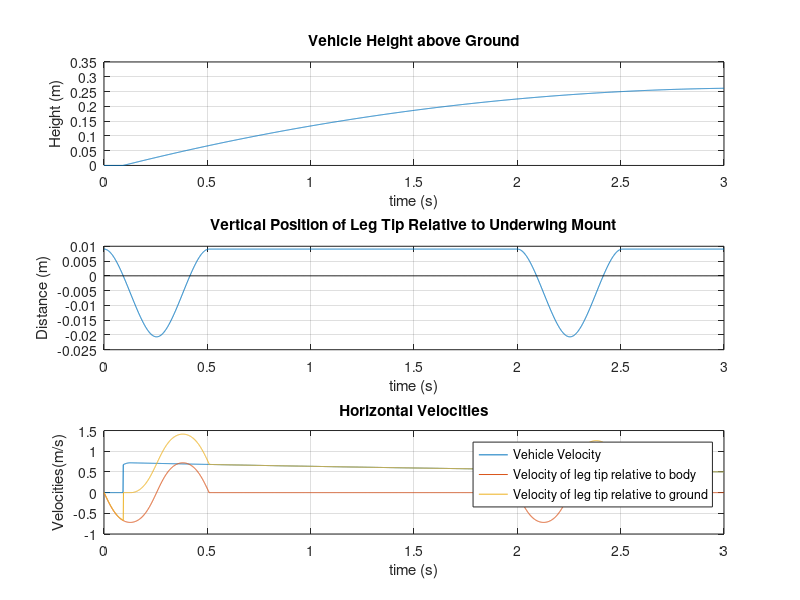
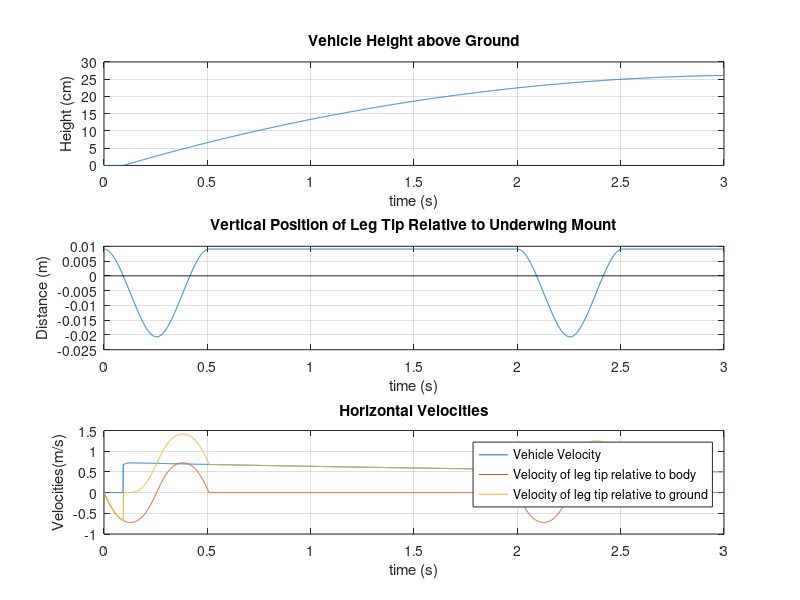
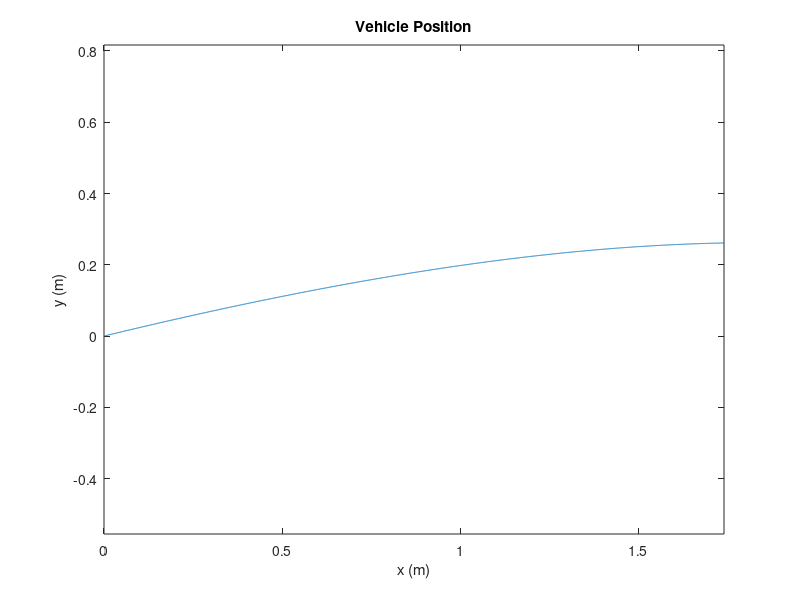
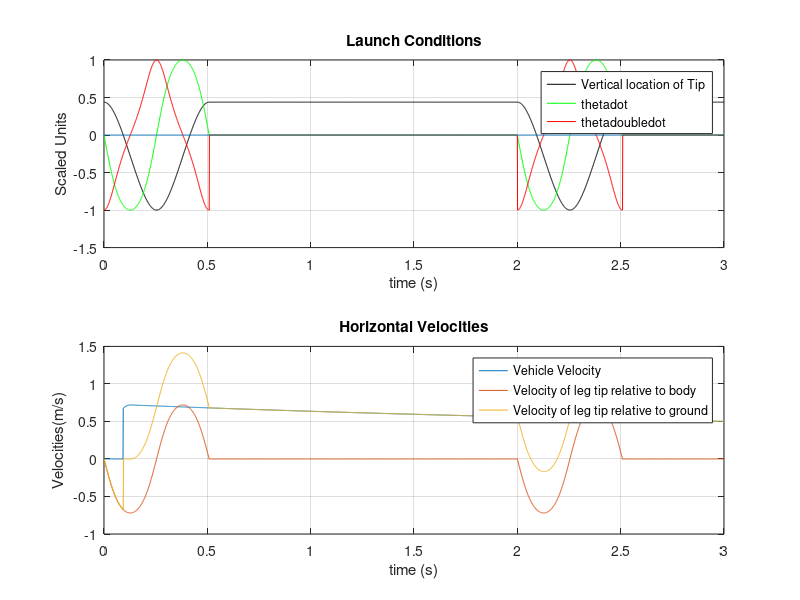

These figures' MATLAB source, in order:
%Skate modeling script
clc;clear;close all;
load SWliftdragdata.mat
load relativetipmotion12_5.mat

%assumptions
%no friction force from tail during glide phase
%y reference starts at height of mount at rest. all references from
%assume constant angle of attack for now
%assume no vertical drag
%assume launch speed of vehicle = max speed of tip of leg
%only forces during launch are from leg
averagespeedsave=[];
d=.5:.1:1.2;
for ii=5
%skate constant values
gravity=-9.81;                                  %acceleration due to gravity (m/s^2)
dwater=1000;                                    %Density of water (kg/m^3)
vehvoleng=632.88;                               %displacement of the vehicle (in^3)
vehvolmet=vehvoleng*1.6387*10^-5;               %displacement of vehicle(m^3)
buoyforce=-vehvolmet*dwater*gravity;            %buoyant force on vehicle
vehiclemass=10.36;                              %total mass of vehicle in kg
additionalmass=1.53-.34;                        %additional ballast (kg)
totalmass=vehiclemass+additionalmass;
gravforce=totalmass*gravity;
dragcoeff=1.72;                                 %calculated from SW flow sim
crossarea=.02135;                               %cross sectional area of bottom of vehicle(m^2)
nutoffset=.0254;                                %distance from origin of tip movement to bottom of nut
tipdiameter=.0254/2;                             %thickness of leg

%assuming constant angle of attack
AoA=1;  %angle of attack
Fl1=interp1(SWdatastruct.AoA.data,SWdatastruct.lift.data,AoA,'linear','extrap'); %lift force at one BL/s at current AoA
if Fl1<0
    Fl1=0;
end
Fd1=interp1(SWdatastruct.AoA.data,SWdatastruct.drag.data,AoA,'linear','extrap'); %drag force at one BL/s at current AoA
V1=.7112*cosd(AoA); %horizontal velocity of flow test (m/s)

%more constants
MS=200000;                          %motor speed (cnts/s)
waitperiod=2%d(ii);                      %period of waiting between strokes
revcnt=101750;                      %1 revolution in cnts
omega=2*pi*MS/revcnt;               %motor speed in rad/s
R2=.0254;                           %radius of center of exterior wheel to connection, 1inch in m
B=0.04572;                          %length from lower leg mount to joint (1.8in in m)
C=0.10795;                          %length from lower leg mount to tip of foot (4.25in in m)
T=2*pi/omega;                       %period of leg
mountangle=12.5;                    %angle of leg mount with respect to the body
alphaleg=mountangle+AoA;            %angle of leg plane(degrees)
legangletravel=1.1781;              %total travel length of leg in radians
tiptravel=legangletravel*C;
tiptravelx=tiptravel*cosd(alphaleg);
tiptravely=tiptravel*sind(alphaleg);

%% simulation
dt=.001;                            %time step
time=0:dt:3;                        %time vector (s)

%initial conditions
i=0;
x=0;
y=0;
Vx=0;
Vy=0;
Ax=0;
Ay=0;
Vtipx=0;
Vtipy=0;
theta=-33.749*pi/180;
thetadot=0;
thetadoubledot=0;
Vxrelative=Vx+Vtipx;
phase=0;

%initialize save variables
xsave=[x];
ysave=[y];
Vxsave=[Vx];
Vysave=[Vy];
Axsave=[Ax];
Aysave=[Ay];
Vtipxsave=[Vtipx];
Vtipysave=[Vtipy];
Vxrelativesave=[Vxrelative];
thetasave=[theta];
thetadotsave=[thetadot];
thetadoubledotsave=[thetadoubledot];
phasesave=[phase];
Tipysave=[];
Tipxsave=[];
Vertaddedmassforcesave=[];
Vertaddedmassforce=0;
%maxtipy=.0373;

strokestart=0;
strokeindex=1;

while i<length(time)
    i=i+1;
    t=time(i);
    if strokeindex==1;
        
        %velocity of tip relative to ground
        Vxrelative= Vx+Vtipx;
        Vyrelative= Vy+Vtipy;
        
        %to start the leg forward with zero speed at time t=0
        phaseshift=pi/2;
        
        %angle of leg about lower leg mount
        theta=asin(R2/B*sin(omega*(t-strokestart)+phaseshift));
        
        %rotational speed of leg
        thetadot=(R2*omega*cos(omega*(t-strokestart)+phaseshift))./(B*sqrt(1-(R2/B)^2*sin(omega*(t-strokestart)+phaseshift).^2));
        
        %radial accleration
        thetadoubledot=(R2^3*omega^2*sin(omega*(t-strokestart)+phaseshift)*cos(omega*(t-strokestart)+phaseshift)^2)/...
            (B^3*(1-(R2^2*(sin(omega*(t-strokestart)+phaseshift))^2/B^2))^(3/2))-(R2*omega^2*sin(omega*(t-strokestart)+phaseshift))/...
            (B*sqrt(1-(R2^2*(sin(omega*(t-strokestart)+phaseshift))^2)/B^2));
        
        %velocity of the tip of the leg relative to the body
        Vtip=thetadot*C;
        Vtipx=cosd(alphaleg)*Vtip;                              %x component of tip velocity
        Vtipy=sind(alphaleg)*Vtip;                              %y component of tip velocity
        
        %position of leg in y direction
        Tipy=sind(alphaleg)*((theta)*C)-0.0185+nutoffset-tipdiameter;
        Tipx=cosd(alphaleg)*theta*C;
        %----------------------------------------
        %note:linear approximation of motion of leg. could be improved by using
        %exact motion calculations or interpolating from data set of tip
        %profile
        %-----------------------------
        
        
        if y<=(-Tipy) && Vxrelative<=0 && thetadoubledot<0 && y>=0
            Vx=-Vtipx;
            Vy=-Vtipy;
            Ax=cosd(alphaleg)*(C*thetadoubledot);
            Ay=0;%sind(alphaleg)*(C*thetadoubledot);
            x=x+Vx*dt;
            y=y+Vy*dt;
            phase=1;
            
        elseif y>0
            % Skate is gliding%%%%%%%%%%%%%%%%%%
            % forces
            liftforce= Vx^2*Fl1/V1^2;  %lift force at current speed
            vertFd=.5*dwater*dragcoeff*crossarea*-Vx;                  %vertical drag force. assumed to be zero
            horizFd=-Vx^2*Fd1/V1^2;
            
            %dimensions of approximate ellipsoid for added mass force
            %calculations
            a=.35;              %forward radius (m)
            b=.07;              %vertical radius(m)
            c=.305;             %side radius (m)
            radfunC= @(intx) (dwater*pi)*(1-intx.^2/a)*c;
            %Vertaddedmass=2*integral(radfunC,0,a);
            %Vertaddedmassforce=0;
            
            Vertaddedmass=dwater*pi*a^2;
            Vertaddedmassforce=0;  %added mass force on a flat plate
            
            %accelerations
            Ax=(horizFd/(totalmass));                              %horizontal acceleration
            Ay=(buoyforce+gravforce+vertFd+liftforce+Vertaddedmassforce)/(totalmass+Vertaddedmass); %vertical acceleration
            
            %update variables
            Vx=Vx+Ax*dt;
            Vy=Vy+Ay*dt;
            x=x+Vx*dt;
            y=y+Vy*dt;
            phase=2;
        else
            phase=0;
            y=0;
            Vx=0;
            Vy=0;
        end
        
        %save variables
        xsave=[xsave,x];
        ysave=[ysave,y];
        Vxsave=[Vxsave,Vx];
        Vysave=[Vysave,Vy];
        Axsave=[Axsave,Ax];
        Aysave=[Aysave,Ay];
        Vtipxsave=[Vtipxsave,Vtipx];
        Vtipysave=[Vtipysave,Vtipy];
        Vxrelativesave=[Vxrelativesave,Vxrelative];
        thetasave=[thetasave,theta];
        thetadotsave=[thetadotsave,thetadot];
        thetadoubledotsave=[thetadoubledotsave,thetadoubledot];
        phasesave=[phasesave,phase];
        Tipysave=[Tipysave,Tipy];
        Tipxsave=[Tipxsave,Tipx];
        Vertaddedmassforcesave=[Vertaddedmassforcesave,Vertaddedmassforce];
        
        if (t-strokestart)>=T
            strokeindex=0;
        end
    else
        Vxrelative= Vx+Vtipx;
        Vyrelative= Vy+Vtipy;
        if y>0
            % Skate is gliding%%%%%%%%%%%%%%%%%%
            % forces
            liftforce= Vx^2*Fl1/V1^2;  %lift force at current speed
            vertFd=.5*dwater*dragcoeff*crossarea*-Vx;                  %vertical drag force. assumed to be zero
            horizFd=-Vx^2*Fd1/V1^2;
           
            %dimensions of approximate ellipsoid for added mass force
            %calculations
            a=.35;              %forward radius (m)
            b=.07;              %vertical radius(m)
            c=.305;             %side radius (m)
            radfunC= @(intx) pi*(1-intx.^2/a)*c;
            %Vertaddedmass=(dwater)*integral(radfunC,-a,a);
            %Vertaddedmassforce=0;
            
            Vertaddedmass=dwater*pi*a^2;
            Vertaddedmassforce=0;  %added mass force on a flat plate
            
            %accelerations
            Ax=(horizFd/(totalmass));                              %horizontal acceleration
            Ay=(buoyforce+gravforce+vertFd+liftforce+Vertaddedmassforce)/(totalmass+Vertaddedmass); %vertical acceleration
            
            %update variables
            Vx=Vx+Ax*dt;
            Vy=Vy+Ay*dt;
            x=x+Vx*dt;
            y=y+Vy*dt;
            phase=2;
        else
            phase=0;
            y=0;
            Vx=0;
            Vy=0;
        end
        
        %radial velocity
        thetadot=0;
        %radial accleration
        thetadoubledot=0;        
        %Tip velocities
        Vtip=thetadot*C;
        Vtipx=cosd(alphaleg)*Vtip;                              %x component of tip velocity
        Vtipy=sind(alphaleg)*Vtip;                              %y component of tip velocity
        
        
        %save variables
        xsave=[xsave,x];
        ysave=[ysave,y];
        Vxsave=[Vxsave,Vx];
        Vysave=[Vysave,Vy];
        Axsave=[Axsave,Ax];
        Aysave=[Aysave,Ay];
        Vtipxsave=[Vtipxsave,Vtipx];
        Vtipysave=[Vtipysave,Vtipy];
        Vxrelativesave=[Vxrelativesave,Vxrelative];
        thetasave=[thetasave,theta];
        thetadotsave=[thetadotsave,thetadot];
        thetadoubledotsave=[thetadoubledotsave,thetadoubledot];
        phasesave=[phasesave,phase];
        Tipysave=[Tipysave,Tipy];
        Tipxsave=[Tipxsave,Tipx];
        Vertaddedmassforcesave=[Vertaddedmassforcesave,Vertaddedmassforce];
        
        %trigger switch if necessary
        if (t-strokestart)>=waitperiod
            strokeindex=1;
            strokestart=t;
        end 
    end
end


xtravel=xsave(end);
averagespeed=xtravel/time(end)
xsaveeng=39.37*xsave;
ysaveeng=39.37*ysave;
averagespeedsave=[averagespeedsave,averagespeed];
figure
suba=3;
subplot(suba,1,1)
plot(time,ysave(2:end))
hold on
tipreach=-min(Tipysave);
% plot(time,tipreach,'k--')

title('Vehicle Height above Ground')
xlabel('time (s)')
ylabel('Height (m)')
grid on


subplot(suba,1,2)
% plot(time,Vysave(2:end))
% title('Vertical velocities')
% ylabel('Velocity (m)')
plot(time,Tipysave)
hold on
plot(time,zeros(size(time)),'k');
xlabel('time (s)')
ylabel('Distance (m)')
title('Vertical Position of Leg Tip Relative to Underwing Mount');
grid on

subplot(suba,1,3)
plot(time,Vxsave(2:end),time,Vtipxsave(2:end),'-',time,Vxrelativesave(2:end),'markersize',.5)
title('Horizontal Velocities')
hold on
xlabel('time (s)')
ylabel('Velocities(m/s)')
legend('Vehicle Velocity','Velocity of leg tip relative to body','Velocity of leg tip relative to ground')
grid on
end

dx=0.46355;     %distance from nose to leg mount
recordedtimes=[2+18/30,2+24/30,2+8/30,1+29/30,2+5/30,2+25/30,2+16/30,2+23/30];
recordedspeeds=dx./recordedtimes;

figure
plot(d,averagespeedsave,d,recordedspeeds)
legend('modeled','experimental')
% %% Plots
suba=3;
subplot(suba,1,1)
plot(time,ysave(2:end)*100)
% plot(time,tipreach,'k--')

title('Vehicle Height above Ground')
xlabel('time (s)')
ylabel('Height (cm)')
grid on


subplot(suba,1,2)
% plot(time,Vysave(2:end))
% title('Vertical velocities')
% ylabel('Velocity (m)')
plot(time,Tipysave)
hold on
plot(time,zeros(size(time)),'k');
xlabel('time (s)')
ylabel('Distance (m)')
title('Vertical Position of Leg Tip Relative to Underwing Mount');
grid on

subplot(suba,1,3)
plot(time,Vxsave(2:end),time,Vtipxsave(2:end),'-',time,Vxrelativesave(2:end),'markersize',.5)
title('Horizontal Velocities')
hold on
xlabel('time (s)')
ylabel('Velocities(m/s)')
legend('Vehicle Velocity','Velocity of leg tip relative to body','Velocity of leg tip relative to ground')
grid on

% subplot(suba,1,4)
% title('1=launch phase, 2=glide phase')
% plot(time,phasesave(2:end))

% figure
% subplot(2,1,1)
% title('Accelerations')
% plot(time,Aysave(2:end))
% xlabel('time (s)')
% ylabel('acceleration (m/s^2)')
% legend('Y direction')
%
% subplot(2,1,2)
% title('thetas')
% plot(time,thetasave(2:end),time,thetadotsave(2:end),time,thetadoubledotsave(2:end))
% hold on
% plot(time,zeros(size(time)),'k')
% xlabel('time')
% ylabel('rad or rad/s')
% legend('theta','thetadot','thetadoubledot')
%
figure
plot(xsave,ysave)
xlabel('x (m)')
ylabel('y (m)')
title('Vehicle Position')
axis equal

figure
subplot(2,1,1)
plot(time,Tipysave/max(abs(Tipysave)),'k')
hold on
plot(time,thetadotsave(2:end)/max(thetadotsave),'g')
plot(time,thetadoubledotsave(2:end)/max(thetadoubledotsave),'r')
plot(time,zeros(size(time)))
legend('Vertical location of Tip','thetadot','thetadoubledot')
xlabel('time (s)')
ylabel('Scaled Units')
title('Launch Conditions')
grid on

subplot(2,1,2)
plot(time,Vxsave(2:end),time,Vtipxsave(2:end),'-',time,Vxrelativesave(2:end),'markersize',.5)
title('Horizontal Velocities')
hold on
xlabel('time (s)')
ylabel('Velocities(m/s)')
legend('Vehicle Velocity','Velocity of leg tip relative to body','Velocity of leg tip relative to ground')
grid on